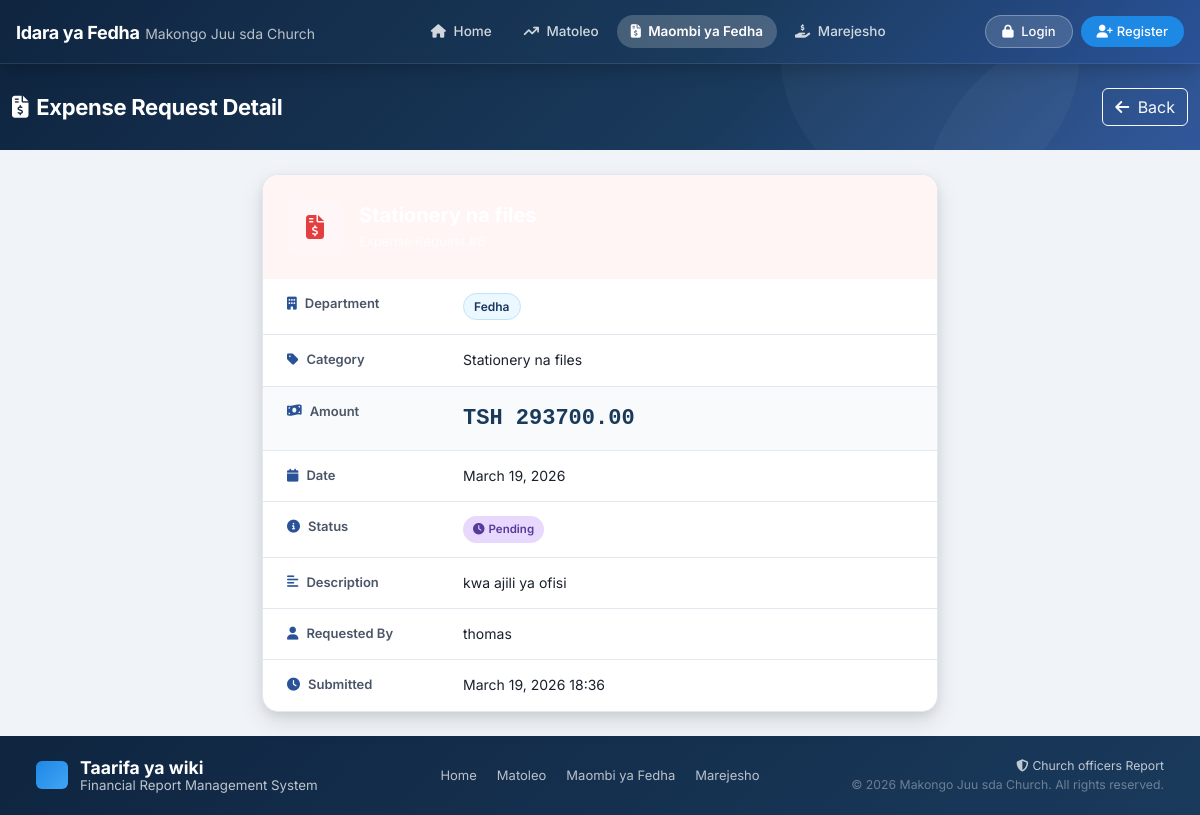
Page /expenses/6/detail/ on the earlier database version.
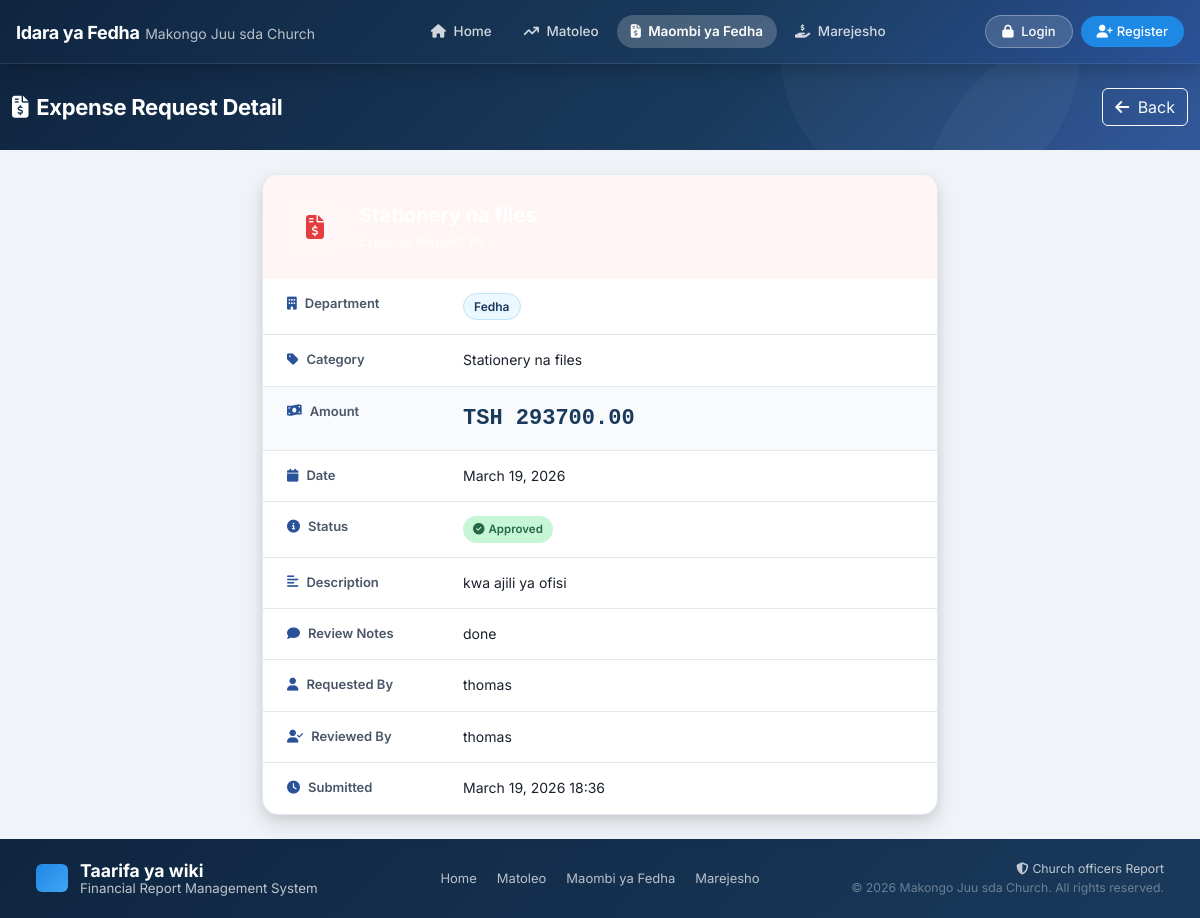
Same page on the later database version.
### dashboard/models.py (models this page shows, shortened)
class ExpenseRequest(models.Model):
    department = models.CharField(max_length=50, choices=DEPARTMENT_CHOICES)
    category = models.CharField(max_length=200)
    amount = models.DecimalField(max_digits=20, decimal_places=2)
    description = models.TextField(blank=True)
    status = models.CharField(max_length=20, choices=STATUS_CHOICES_EXPENSE, default='pending')
    requested_by = models.ForeignKey(User, on_delete=models.SET_NULL, null=True, blank=True, related_name='expense_requests')
    reviewed_by = models.ForeignKey(User, on_delete=models.SET_NULL, null=True, blank=True, related_name='reviewed_expenses')
    date = models.DateField(default=timezone.now)
    created_at = models.DateTimeField(auto_now_add=True)
    updated_at = models.DateTimeField(auto_now=True)
    review_notes = models.TextField(blank=True)
    class Meta:
        ordering = ['-date', '-created_at']

### dashboard/views.py (the view)
# urls.py: path('expenses/<int:pk>/detail/', views.expense_detail, name='expense_detail'),
def expense_detail(request, pk):
    expense = get_object_or_404(ExpenseRequest, pk=pk)
    return render(request, 'dashboard/expense_detail.html', {'expense': expense, 'active_tab': 'expenses'})

### templates/dashboard/expense_detail.html (shortened to what the changed rows need)
{% extends 'base.html' %}
{% load static %}
{% block content %}
<div class="page-wrapper">
    <div class="page-header">
        <div class="container-fluid">
            <div class="row align-items-center">
                <div class="col">
                    <h1 class="page-title"><i class="fas fa-file-invoice-dollar me-2"></i>Expense Request Detail</h1>
                </div>
            </div>
        </div>
    </div>
    <div class="container-fluid py-4">
        <div class="row justify-content-center">
            <div class="col-lg-7">
                <div class="detail-card">
                    <div class="detail-card-body">
                        <div class="detail-row">
                            <span class="detail-value"><span class="dept-badge">{{ expense.get_department_display }}</span></span>
                        </div>
                        <div class="detail-row">
                            <span class="detail-label"><i class="fas fa-tag me-2"></i>Category</span>
                            <span class="detail-value">{{ expense.category }}</span>
                        </div>
                        <div class="detail-row highlight">
                            <span class="detail-label"><i class="fas fa-money-bill-wave me-2"></i>Amount</span>
                            <span class="detail-value amount-large">TSH {{ expense.amount|floatformat:2 }}</span>
                        </div>
                        <div class="detail-row">
                            <span class="detail-label"><i class="fas fa-calendar me-2"></i>Date</span>
                            <span class="detail-value">{{ expense.date|date:"F d, Y" }}</span>
                        </div>
                        <div class="detail-row">
                            <span class="detail-value">
                                <span class="status-badge status-{{ expense.status }}">
                                    {% if expense.status == 'approved' %}<i class="fas fa-check-circle me-1"></i>Approved
                                    {% elif expense.status == 'not_approved' %}<i class="fas fa-times-circle me-1"></i>Not Approved
                                    {% else %}<i class="fas fa-clock me-1"></i>Pending{% endif %}
                                </span>
                            </span>
                        </div>
                        {% if expense.description %}
                        <div class="detail-row">
                            <span class="detail-label"><i class="fas fa-align-left me-2"></i>Description</span>
                            <span class="detail-value">{{ expense.description }}</span>
                        </div>
                        {% endif %}
                        {% if expense.review_notes %}
                        <div class="detail-row">
                            <span class="detail-label"><i class="fas fa-comment me-2"></i>Review Notes</span>
                            <span class="detail-value">{{ expense.review_notes }}</span>
                        </div>
                        {% endif %}
                        <div class="detail-row">
                            <span class="detail-label"><i class="fas fa-user me-2"></i>Requested By</span>
                            <span class="detail-value">{{ expense.requested_by.get_full_name|default:expense.requested_by.username|default:"System" }}</span>
                        </div>
                        {% if expense.reviewed_by %}
                        <div class="detail-row">
                            <span class="detail-label"><i class="fas fa-user-check me-2"></i>Reviewed By</span>
                            <span class="detail-value">{{ expense.reviewed_by.get_full_name|default:expense.reviewed_by.username }}</span>
                        </div>
                        {% endif %}
                        <div class="detail-row">
                            <span class="detail-label"><i class="fas fa-clock me-2"></i>Submitted</span>
                            <span class="detail-value">{{ expense.created_at|date:"F d, Y H:i" }}</span>
                        </div>
                    </div>
                </div>
            </div>
        </div>
    </div>
</div>
{% endblock %}

Differences in the rows shown:
changed ExpenseRequest "Stationery na files": status "pending" → "approved" (drawn); review_notes (not shown) → "done"; reviewed_by_id empty → 1 (drawn); reviewed_by.get_full_name (not shown) → "thomas"
Other differences:
text no longer shown: "Pending"
text now shown: "Approved Review Notes Reviewed By"
